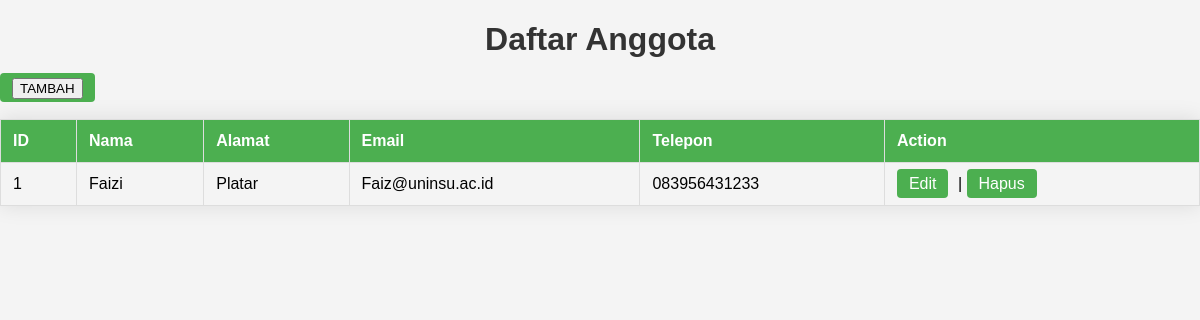
Page /anggota/index.php on the committed database.
### tables this page shows
CREATE TABLE `anggota` (
  `anggota_id` INT(11) NOT NULL,
  `nama` VARCHAR(100) DEFAULT NULL,
  `alamat` VARCHAR(200) DEFAULT NULL,
  `email` VARCHAR(100) DEFAULT NULL,
  `telepon` VARCHAR(20) DEFAULT NULL
);

### anggota/index.php (the view, shortened to what this page needs)
<!DOCTYPE html>
<html>
<head>
</head>
<body>
    <h1>Daftar Anggota</h1>
    <?php
   include '../koneksi.php';
    $sql = "SELECT * FROM anggota";
    $result = $mysqli->query($sql);
    echo "<a href='create.php'><button class='add-button'>TAMBAH</button></a>";
    if ($result->num_rows > 0) {
        echo "<table class='member-table'>";
        echo "<tr><th>ID</th><th>Nama</th><th>Alamat</th><th>Email</th><th>Telepon</th><th>Action</th></tr>";
        while ($row = $result->fetch_assoc()) {
            echo "<tr>";
            echo "<td>".$row["anggota_id"]."</td>";
            echo "<td>".$row["nama"]."</td>";
            echo "<td>".$row["alamat"]."</td>";
            echo "<td>".$row["email"]."</td>";
            echo "<td>".$row["telepon"]."</td>";
            echo "<td class='action-links'><a href='update.php?id=".$row["anggota_id"]."'>Edit</a> | <a href='delete.php?id=".$row["anggota_id"]."'>Hapus</a></td>";
            echo "</tr>";
        }
        echo "</table>";
    } else {
        echo "Tidak ada data anggota.";
    }
    ?>
</body></html>

### anggota/index.php (style rules this page uses)
body { font-family: 'Arial', sans-serif; background-color: #f4f4f4; margin: 0; padding: 0; }
h1 { color: #333; text-align: center; margin-bottom: 20px; }
table { width: 100%; border-collapse: collapse; margin-top: 20px; box-shadow: 0 0 20px rgba(0, 0, 0, 0.1); overflow: hidden; }
th, td { border: 1px solid #ddd; padding: 12px; text-align: left; }
th { background-color: #4CAF50; color: white; }
a { text-decoration: none; padding: 6px 12px; background-color: #4CAF50; color: white; border-radius: 4px; }
.action-links a { margin-right: 5px; }

### rows in the picture
anggota: anggota_id "1", nama "Faizi", alamat "Platar", email "Faiz@uninsu.ac.id", telepon "083956431233"
